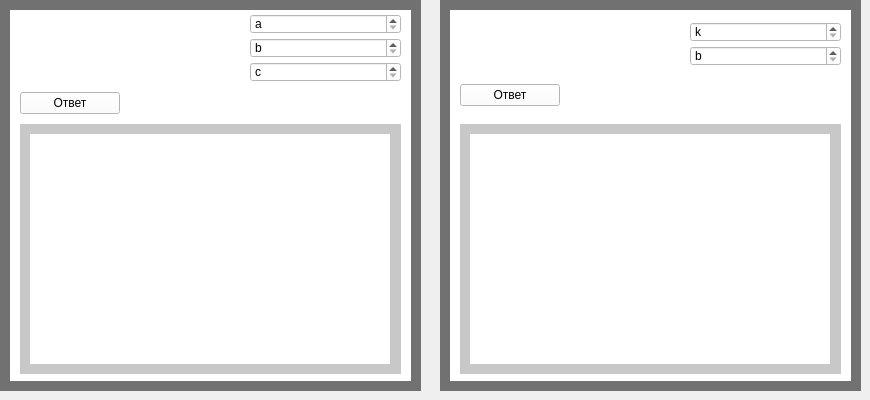
      <widget class="QWidget" name="tab_13">
       <attribute name="title">
        <string>Функции</string>
       </attribute>
       <widget class="QWidget" name="widget_33" native="true">
        <property name="geometry">
         <rect>
          <x>0</x>
          <y>0</y>
          <width>421</width>
          <height>391</height>
         </rect>
        </property>
        <property name="styleSheet">
         <string notr="true">background-color: rgb(0, 0, 0);
background-color: rgb(113, 113, 113);</string>
        </property>
        <widget class="QWidget" name="widget_34" native="true">
         <property name="geometry">
          <rect>
           <x>10</x>
           <y>10</y>
           <width>401</width>
           <height>371</height>
          </rect>
         </property>
         <property name="styleSheet">
          <string notr="true">background-color: rgb(255, 255, 255);</string>
         </property>
         <widget class="QWidget" name="verticalLayoutWidget_37">
          <property name="geometry">
           <rect>
            <x>10</x>
            <y>0</y>
            <width>381</width>
            <height>371</height>
           </rect>
          </property>
          <layout class="QVBoxLayout" name="verticalLayout_53">
           <item>
            <layout class="QHBoxLayout" name="horizontalLayout_28">
             <property name="spacing">
              <number>50</number>
             </property>
             <item>
              <widget class="QLabel" name="label_58">
               <property name="minimumSize">
                <size>
                 <width>180</width>
                 <height>0</height>
                </size>
               </property>
               <property name="styleSheet">
                <string notr="true">background-color: rgb(255, 255, 255);</string>
               </property>
               <property name="text">
                <string/>
               </property>
               <property name="pixmap">
                <pixmap>D:/Downloads/УВА.png</pixmap>
               </property>
              </widget>
             </item>
             <item>
              <layout class="QVBoxLayout" name="verticalLayout_77">
               <property name="spacing">
                <number>4</number>
               </property>
               <item>
                <widget class="QDoubleSpinBox" name="doubleSpinBox_5">
                 <property name="maximumSize">
                  <size>
                   <width>16777215</width>
                   <height>20</height>
                  </size>
                 </property>
                 <property name="font">
                  <font>
                   <weight>50</weight>
                   <bold>false</bold>
                  </font>
                 </property>
                 <property name="specialValueText">
                  <string>a</string>
                 </property>
                </widget>
               </item>
               <item>
                <widget class="QDoubleSpinBox" name="doubleSpinBox_7">
                 <property name="maximumSize">
                  <size>
                   <width>16777215</width>
                   <height>20</height>
                  </size>
                 </property>
                 <property name="specialValueText">
                  <string>b</string>
                 </property>
                </widget>
               </item>
               <item>
                <widget class="QDoubleSpinBox" name="doubleSpinBox_6">
                 <property name="maximumSize">
                  <size>
                   <width>16777215</width>
                   <height>20</height>
                  </size>
                 </property>
                 <property name="specialValueText">
                  <string>c</string>
                 </property>
                </widget>
               </item>
              </layout>
             </item>
            </layout>
           </item>
           <item>
            <widget class="QPushButton" name="pushButton_22">
             <property name="minimumSize">
              <size>
               <width>100</width>
               <height>0</height>
              </size>
             </property>
             <property name="maximumSize">
              <size>
               <width>100</width>
               <height>16777215</height>
              </size>
             </property>
             <property name="text">
              <string>Ответ</string>
             </property>
            </widget>
           </item>
           <item>
            <widget class="QWidget" name="widget_79" native="true">
             <property name="minimumSize">
              <size>
               <width>0</width>
               <height>250</height>
              </size>
             </property>
             <property name="maximumSize">
              <size>
               <width>400</width>
               <height>250</height>
              </size>
             </property>
             <property name="styleSheet">
              <string notr="true">background-color: rgb(200, 200, 200);</string>
             </property>
             <widget class="QLabel" name="label_59">
              <property name="geometry">
               <rect>
                <x>10</x>
                <y>10</y>
                <width>360</width>
                <height>230</height>
               </rect>
              </property>
              <property name="minimumSize">
               <size>
                <width>360</width>
                <height>230</height>
               </size>
              </property>
              <property name="maximumSize">
               <size>
                <width>360</width>
                <height>230</height>
               </size>
              </property>
              <property name="styleSheet">
               <string notr="true">background-color: rgb(255, 255, 255);</string>
              </property>
              <property name="text">
               <string/>
              </property>
             </widget>
            </widget>
           </item>
          </layout>
         </widget>
        </widget>
       </widget>
       <widget class="QWidget" name="widget_35" native="true">
        <property name="geometry">
         <rect>
          <x>440</x>
          <y>0</y>
          <width>421</width>
          <height>391</height>
         </rect>
        </property>
        <property name="styleSheet">
         <string notr="true">background-color: rgb(0, 0, 0);
background-color: rgb(113, 113, 113);</string>
        </property>
        <widget class="QWidget" name="widget_37" native="true">
         <property name="geometry">
          <rect>
           <x>10</x>
           <y>10</y>
           <width>401</width>
           <height>371</height>
          </rect>
         </property>
         <property name="styleSheet">
          <string notr="true">background-color: rgb(255, 255, 255);</string>
         </property>
         <widget class="QWidget" name="verticalLayoutWidget_43">
          <property name="geometry">
           <rect>
            <x>10</x>
            <y>0</y>
            <width>381</width>
            <height>377</height>
           </rect>
          </property>
          <layout class="QVBoxLayout" name="verticalLayout_58">
           <item>
            <layout class="QHBoxLayout" name="horizontalLayout_33">
             <property name="spacing">
              <number>50</number>
             </property>
             <item>
              <widget class="QLabel" name="label_66">
               <property name="minimumSize">
                <size>
                 <width>180</width>
                 <height>0</height>
                </size>
               </property>
               <property name="styleSheet">
                <string notr="true">background-color: rgb(255, 255, 255);</string>
               </property>
               <property name="text">
                <string/>
               </property>
               <property name="pixmap">
                <pixmap>D:/Downloads/Снимок экрана 2024-02-10 205108.png</pixmap>
               </property>
              </widget>
             </item>
             <item>
              <layout class="QVBoxLayout" name="verticalLayout_80">
               <property name="spacing">
                <number>4</number>
               </property>
               <item>
                <widget class="QDoubleSpinBox" name="doubleSpinBox_8">
                 <property name="maximumSize">
                  <size>
                   <width>16777215</width>
                   <height>20</height>
                  </size>
                 </property>
                 <property name="specialValueText">
                  <string>k</string>
                 </property>
                </widget>
               </item>
               <item>
                <widget class="QDoubleSpinBox" name="doubleSpinBox_9">
                 <property name="maximumSize">
                  <size>
                   <width>16777215</width>
                   <height>20</height>
                  </size>
                 </property>
                 <property name="specialValueText">
                  <string>b</string>
                 </property>
                </widget>
               </item>
              </layout>
             </item>
            </layout>
           </item>
           <item>
            <widget class="QPushButton" name="pushButton_26">
             <property name="minimumSize">
              <size>
               <width>100</width>
               <height>0</height>
              </size>
             </property>
             <property name="maximumSize">
              <size>
               <width>100</width>
               <height>16777215</height>
              </size>
             </property>
             <property name="text">
              <string>Ответ</string>
             </property>
            </widget>
           </item>
           <item>
            <widget class="QWidget" name="widget_83" native="true">
             <property name="minimumSize">
              <size>
               <width>0</width>
               <height>250</height>
              </size>
             </property>
             <property name="maximumSize">
              <size>
               <width>400</width>
               <height>250</height>
              </size>
             </property>
             <property name="styleSheet">
              <string notr="true">background-color: rgb(200, 200, 200);</string>
             </property>
             <widget class="QLabel" name="label_67">
              <property name="geometry">
               <rect>
                <x>10</x>
                <y>10</y>
                <width>360</width>
                <height>230</height>
               </rect>
              </property>
              <property name="minimumSize">
               <size>
                <width>360</width>
                <height>230</height>
               </size>
              </property>
              <property name="maximumSize">
               <size>
                <width>360</width>
                <height>230</height>
               </size>
              </property>
              <property name="styleSheet">
               <string notr="true">background-color: rgb(255, 255, 255);</string>
              </property>
              <property name="text">
               <string/>
              </property>
             </widget>
            </widget>
           </item>
          </layout>
         </widget>
        </widget>
       </widget>
      </widget>
